Frame 1 (no input): blank canvas, image omitted
Frame 60 (the mouse pressed at the canvas centre just before this capture): blank canvas, image omitted
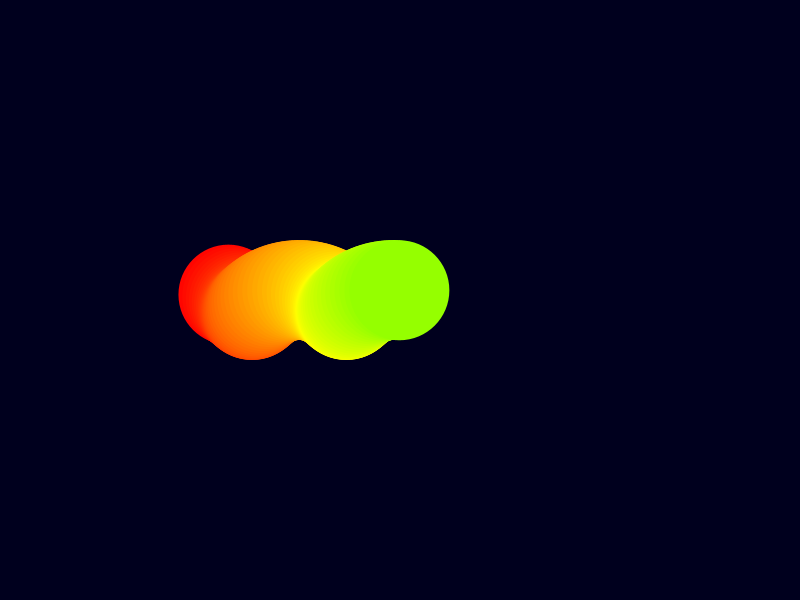
Frame 120 (the mouse held since frame 60 and released just before this capture)

The Processing sketch whose frames 1 and 60 were blank and that drew this single picture after the mouse press (run headless with seeded random() and noise(); from frame 60 on, the mouse is pressed at the canvas centre):

// Processing sketch: scrolling_space_colors
// ── scrolling_space_colors.pde
int clr; float deg;
void setup() {
  size(800,600);
  background(0,0,30);
  colorMode(HSB, 255);
  clr = 0;
  noStroke();
  deg = 0;
}

void draw() {
  if (mousePressed) {
    clr++;
    if (clr==256) {
      clr = 0;
    }
    fill(clr,255,255);
    ellipse(mouseX+10*cos(deg),mouseY+10*sin(deg),100,100);
  }
  loadPixels();
  for (int i = 0; i<pixels.length; i++) {
    if (i%width < width-3) {
      pixels[i] = pixels[i+3];
    } else {
      colorMode(RGB, 255);
      pixels[i] = color(0,0,30);
      colorMode(HSB, 255);
    }
  }
  updatePixels();
  deg+=0.2;
  if (deg == 360) {
    deg = 0;
  }
}
